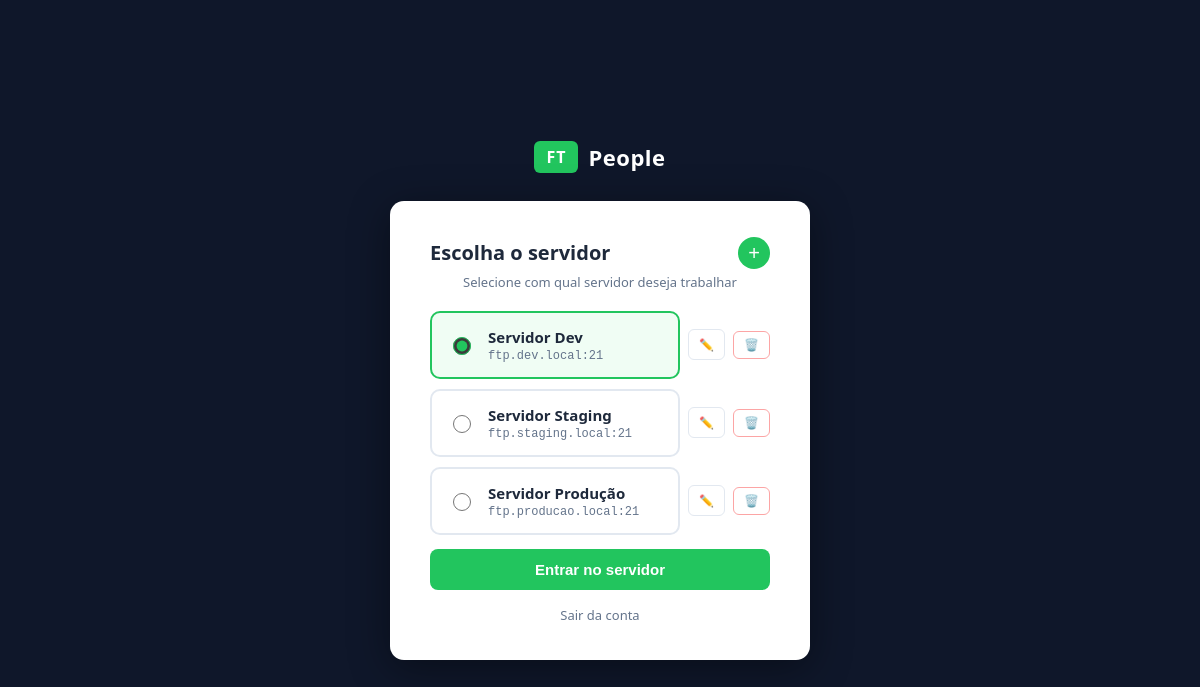
The page /servers/escolher (signed in) on the database its author committed.
### app/models/server.py (models this page shows)
class Server(db.Model):
    id = db.Column(db.Integer, primary_key=True)
    name = db.Column(db.String(100), nullable=False)
    host = db.Column(db.String(200), nullable=False)
    port = db.Column(db.Integer, default=21)
    username = db.Column(db.String(100), nullable=False)
    password = db.Column(db.String(200), nullable=False)
    is_active = db.Column(db.Boolean, default=False)

### app/routes/server_routes.py (the view)
@server_bp.route('/escolher', methods=['GET', 'POST'])
def choose_server():
    if 'user_id' not in session:
        return redirect(url_for('auth.login_form'))
    servers = Server.query.all()
    if request.method == 'POST':
        server_id = request.form.get('server_id')
        server = Server.query.filter_by(id=server_id).first_or_404()
        session['server_id'] = server.id
        session['server_name'] = server.name
        return redirect(url_for('upload.index'))
    return render_template('server_select.html', servers=servers)

### app/templates/server_select.html (shortened to what this page needs)
<!DOCTYPE html>
<html lang="pt-BR">
<head>
  <link rel="stylesheet" href="{{ url_for('static', filename='css/style.css') }}">
</head>
<body class="ft-auth-body">
  <a href="#" class="ft-auth-logo">
    <span class="ft-brand-badge">FT</span>
    <span class="ft-brand-name" style="color: #fff;">People</span>
  </a>
  <div class="ft-auth-card" style="max-width: 420px;">
    <div style="display: flex; align-items: center; justify-content: space-between; margin-bottom: 4px;">
      <h2 class="ft-auth-title" style="margin: 0;">Escolha o servidor</h2>
      <button class="btn-add-server" title="Criar servidor" onclick="openModal()">+</button>
    </div>
    <p style="text-align: center; font-size: 13px; color: var(--text-muted); margin: 0 0 20px;">
      Selecione com qual servidor deseja trabalhar
    </p>
    {% if servers %}
      {% for s in servers %}
        <div style="display: flex; align-items: center; gap: 8px;">
          <label class="server-option" style="flex: 1; margin-bottom: 0;">
            <input type="radio" name="server_id" value="{{ s.id }}" form="choose-form"
              {% if loop.first %}checked{% endif %}>
            <div class="server-option-info">
              <p class="server-option-name">{{ s.name }}</p>
              <p class="server-option-host">{{ s.host }}:{{ s.port }}</p>
            </div>
          </label>
          <a href="{{ url_for('server.edit_server', server_id=s.id) }}"
             style="padding: 6px 10px; font-size: 12px; border: 1px solid var(--border); border-radius: 6px; color: var(--text-muted); text-decoration: none; white-space: nowrap;"
             title="Editar">✏️</a>
          <form method="POST" action="{{ url_for('server.delete_server', server_id=s.id) }}" style="margin: 0;"
                onsubmit="return confirm('Remover o servidor {{ s.name }}?')">
            <button type="submit"
                    style="padding: 6px 10px; font-size: 12px; border: 1px solid #fca5a5; border-radius: 6px; background: none; color: #ef4444; cursor: pointer; white-space: nowrap;"
                    title="Remover">🗑️</button>
          </form>
        </div>
      {% endfor %}
      <form id="choose-form" method="POST" action="{{ url_for('server.choose_server') }}">
        <button type="submit" class="ft-auth-btn" style="margin-top: 14px;">
          Entrar no servidor
        </button>
      </form>
    {% else %}
      <p style="text-align: center; color: var(--text-muted); font-size: 14px; margin-bottom: 20px;">
        Nenhum servidor cadastrado.
      </p>
    {% endif %}
    <a href="{{ url_for('auth.logout') }}"
       style="display: block; text-align: center; margin-top: 16px; font-size: 13px; color: #64748b; text-decoration: none;">
      Sair da conta
    </a>
  </div>
</body>
</html>

### app/static/css/style.css (style rules this page uses)
:root { --primary: #0f172a; --accent: #22c55e; --accent-hover: #16a34a; --danger: #ef4444; --warning: #f59e0b; --bg: #f1f5f9; --card-bg: #ffffff; --text: #1e293b; --text-muted: #64748b; --border: #e2e8f0; --header-height: 64px; }
* { box-sizing: border-box; }
body { margin: 0; padding: 0; font-family: 'Segoe UI', Arial, sans-serif; background: var(--bg); color: var(--text); min-height: 100vh; }
.ft-brand-badge { background: var(--accent); color: #fff; font-weight: 800; font-size: 14px; letter-spacing: 1px; padding: 4px 10px; border-radius: 6px; }
.ft-brand-name { color: #ffffff; font-size: 18px; font-weight: 700; letter-spacing: 0.5px; }
.ft-auth-body { background: var(--primary); min-height: 100vh; display: flex; flex-direction: column; align-items: center; justify-content: center; padding: 24px; }
.ft-auth-logo { display: flex; align-items: center; gap: 10px; margin-bottom: 28px; text-decoration: none; }
.ft-auth-logo .ft-brand-badge { font-size: 16px; padding: 5px 12px; }
.ft-auth-logo .ft-brand-name { font-size: 22px; }
.ft-auth-card { background: #fff; border-radius: 14px; padding: 36px 40px; width: 100%; max-width: 380px; box-shadow: 0 8px 40px rgba(0,0,0,0.4); }
.ft-auth-title { font-size: 20px; font-weight: 700; color: var(--text); margin: 0 0 24px; text-align: center; }
.ft-auth-btn { width: 100%; padding: 12px; background: var(--accent); color: #fff; border: none; border-radius: 8px; font-size: 15px; font-weight: 700; cursor: pointer; transition: background 0.15s, transform 0.1s; margin-top: 4px; }

### app/templates/server_select.html (style rules this page uses)
.server-option { display: flex; align-items: center; gap: 14px; padding: 14px 16px; border: 2px solid var(--border); border-radius: 10px; margin-bottom: 10px; cursor: pointer; transition: border-color 0.15s, background 0.15s; }
.server-option input[type="radio"] { accent-color: var(--accent); width: 18px; height: 18px; cursor: pointer; flex-shrink: 0; }
.server-option input[type="radio"]:checked + .server-option-info { color: var(--accent); }
.server-option:has(input:checked) { border-color: var(--accent); background: #f0fdf4; }
.server-option-name { font-size: 15px; font-weight: 700; color: var(--text); margin: 0 0 2px; }
.server-option-host { font-size: 12px; color: var(--text-muted); font-family: monospace; margin: 0; }
.btn-add-server { width: 32px; height: 32px; border-radius: 50%; background: var(--accent); color: #fff; border: none; font-size: 20px; line-height: 1; cursor: pointer; display: flex; align-items: center; justify-content: center; transition: background 0.15s, transform 0.1s; flex-shrink: 0; }

### rows shown on the page
Server: name "Servidor Dev", host "ftp.dev.local", port "21"
Server: name "Servidor Staging", host "ftp.staging.local", port "21"
Server: name "Servidor Produção", host "ftp.producao.local", port "21"
